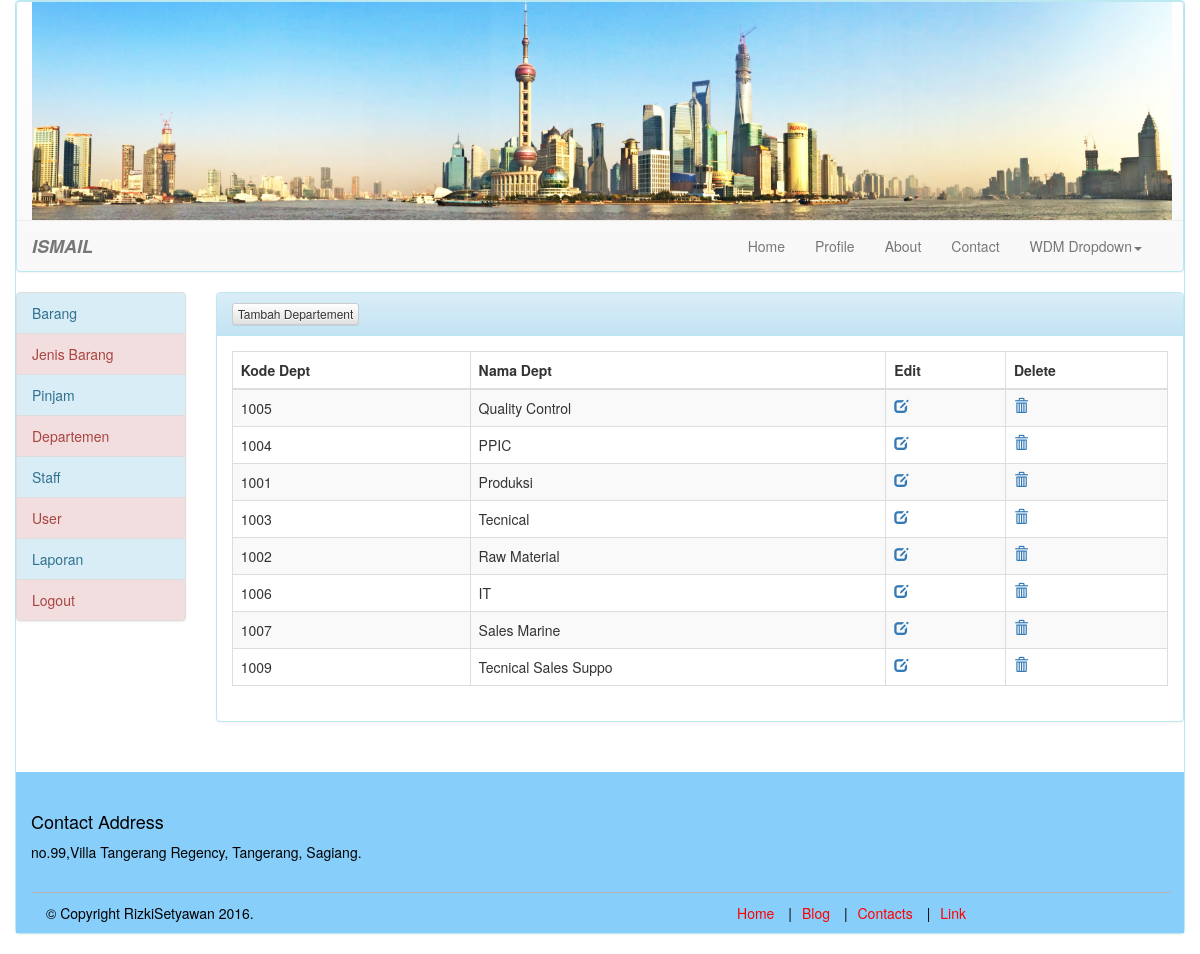
Screenshot of /index.php?p=view_dept (signed in) with the database file from the repository.
### tables this page shows
CREATE TABLE IF NOT EXISTS `dept` (
  `kode_dept` int(5) NOT NULL AUTO_INCREMENT,
  `nama_dept` varchar(20) DEFAULT NULL,
  PRIMARY KEY (`kode_dept`)
);

### page/view_dept.php (the view, shortened to what this page needs)
<?php
$koneksi = koneksi();
$sql = "SELECT * FROM `dept`";
$data = mysqli_query ($koneksi, $sql) or die ("gagal koneksi tabel");
?>
<div class="panel panel-info">
<div class="panel-heading"><a href="?p=tambah_dept"><button type="button" class="btn btn-default btn-xs">Tambah Departement</button></a></div>
<div class="panel-body">
<div class="table-responsive">
<table class="table table-bordered table-hover table-striped table-responsive" id="listBerkasTable">
	<thead>
		<tr>
			<th>Kode Dept</th>
			<th>Nama Dept</th>
			<th>Edit</th>
			<th>Delete</th>
		</tr>
	</thead>
	<tbody>
			<?php
				while ($row = mysqli_fetch_array ($data)){
			?>
		<tr>
			<td>
			<?php
				echo $row['kode_dept'];
			?>
			</td>
			<td>
			<?php
				echo $row['nama_dept'];
			?>
			</td>
			<td>
			<a href="?p=edit_dept&id=<?php echo $row['kode_dept'];?>"><span class="glyphicon glyphicon-edit"></span></a>
			</td>
			<td>
			<a href="?p=hapus_dept&id=<?php echo $row['kode_dept'];?>"><span class="glyphicon glyphicon-trash"></span></a>
			</td>
		</tr>
		<?php
		}
		?>
	</tbody>
</table>
</div>
</div>
</div>

### rows the page displays
dept: kode_dept "1005", nama_dept "Quality Control"
dept: kode_dept "1004", nama_dept "PPIC"
dept: kode_dept "1001", nama_dept "Produksi"
dept: kode_dept "1003", nama_dept "Tecnical"
dept: kode_dept "1002", nama_dept "Raw Material"
dept: kode_dept "1006", nama_dept "IT"
dept: kode_dept "1007", nama_dept "Sales Marine"
dept: kode_dept "1009", nama_dept "Tecnical Sales Suppo"
